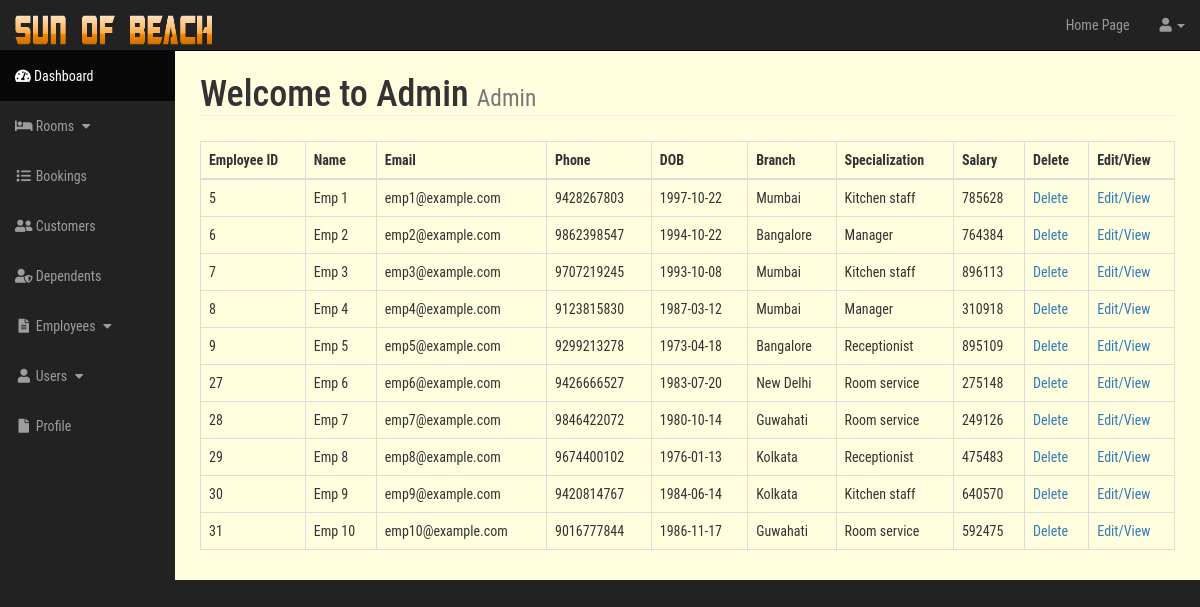
Before: /admin/employees.php with the older database file.
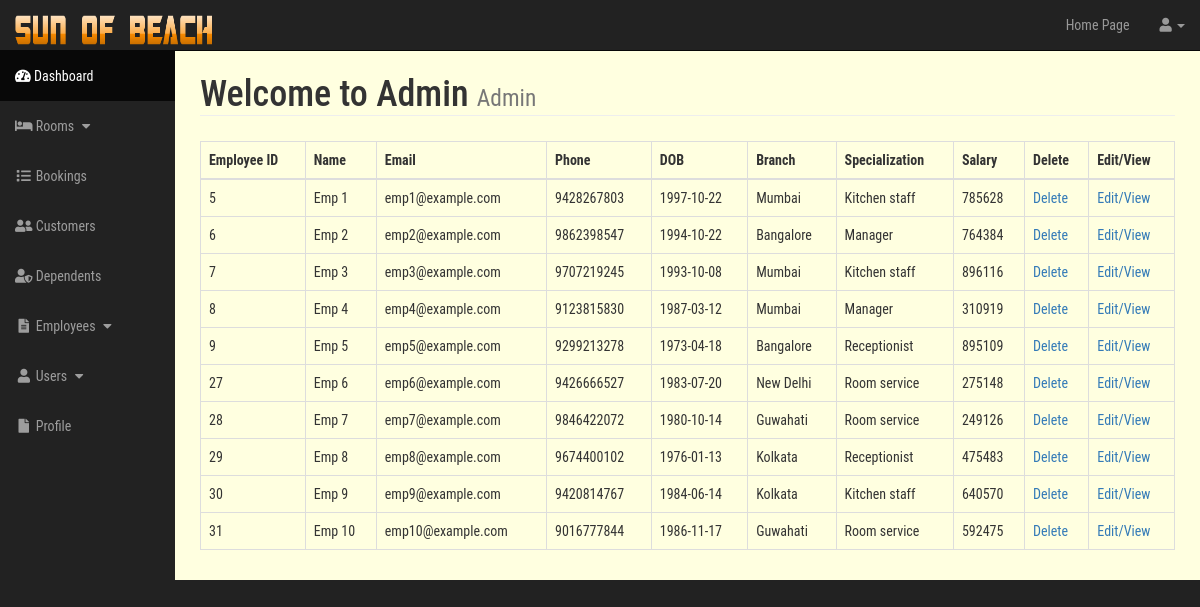
After: the same page with the newer database file.
### tables this page shows
CREATE TABLE `employee` (
  `emp_id` int(11) NOT NULL,
  `l_name` varchar(20) DEFAULT NULL,
  `f_name` varchar(20) DEFAULT NULL,
  `emp_email` varchar(32) DEFAULT NULL,
  `emp_phone` varchar(20) DEFAULT NULL,
  `emp_dob` date DEFAULT NULL,
  `branch_id` int(11) DEFAULT NULL
);

CREATE TABLE `kitchen_staff` (
  `salary` int(11) NOT NULL,
  `expertise` varchar(10) NOT NULL,
  `emp_id` int(11) NOT NULL
);

CREATE TABLE `manager` (
  `dept_name` varchar(10) NOT NULL,
  `salary` int(11) NOT NULL,
  `emp_id` int(11) NOT NULL
);

CREATE TABLE `hotel` (
  `branch_id` int(11) NOT NULL,
  `branch_name` varchar(20) DEFAULT NULL,
  `location` varchar(20) DEFAULT NULL,
  `branch_phone` varchar(11) NOT NULL
);

### admin/include/view_all_employees.php (the view, shortened to what this page needs)
<table class="table table-bordered table-hover">
    <thead>
        <tr>
            <th>Employee ID</th>
            <th>Name</th>
            <th>Email</th>
            <th>Phone</th>
            <th>DOB</th>
            <th>Branch</th>
            <th>Specialization</th>
            <th>Salary</th>
            <th>Delete</th>
            <th>Edit/View</th>
        </tr>
    </thead>
    <tbody>
        <?php
        $query = "SELECT * FROM employee";
        $select_bookings=mysqli_query($con, $query);
        while($row=mysqli_fetch_assoc($select_bookings)){
            $emp_id=$row['emp_id'];
            $emp_email=$row['emp_email'];
            $emp_phone=$row['emp_phone'];
            $f_name=$row['f_name'];
            $l_name=$row['l_name'];
            $emp_dob=$row['emp_dob'];
            $branch_id=$row['branch_id'];
            $query = "SELECT * FROM hotel WHERE branch_id={$branch_id}";
                $select_category=mysqli_query($con, $query);
                 while($row=mysqli_fetch_assoc($select_category)){
                    $branch_name=$row['branch_name'];
                }
            $query = "SELECT * FROM manager WHERE emp_id={$emp_id}";
                $select_category=mysqli_query($con, $query);
                 while($row=mysqli_fetch_assoc($select_category)){
                    $specialization="Manager";
                    $salary=$row['salary'];
                }
            $query = "SELECT * FROM receptionist WHERE emp_id={$emp_id}";
                $select_category=mysqli_query($con, $query);
                 while($row=mysqli_fetch_assoc($select_category)){
                    $specialization="Receptionist";
                    $salary=$row['salary'];
                }
            $query = "SELECT * FROM kitchen_staff WHERE emp_id={$emp_id}";
                $select_category=mysqli_query($con, $query);
                 while($row=mysqli_fetch_assoc($select_category)){
                    $specialization="Kitchen staff";
                    $salary=$row['salary'];
                }
            $query = "SELECT * FROM room_service WHERE emp_id={$emp_id}";
            $select_category=mysqli_query($con, $query);
             while($row=mysqli_fetch_assoc($select_category)){
                $specialization="Room service";
                $salary=$row['salary'];
              }
            echo "<tr><td>{$emp_id}</td>";
            echo "<td>{$f_name} {$l_name}</td>";
            echo "<td>{$emp_email}</td>";
            echo "<td>{$emp_phone}</td>";
            echo "<td>{$emp_dob}</td>";
            echo "<td>{$branch_name}</td>";
            echo "<td>{$specialization}</td>";
            echo "<td>{$salary}</td>";
            echo "<td><a href='employees.php?delete={$emp_id}'>Delete</a></td>";
            echo "<td><a href='employees.php?source=edit_employee&p_id={$emp_id}&cat={$specialization}'>Edit/View</a></td>";
            echo "</tr>";
        }
        ?>
    </tbody>
</table>

Changed rows visible on the page:
changed through a linked row, employee "emp3@example.com": kitchen_staff.salary "896113" → "896116"
changed through a linked row, employee "emp4@example.com": manager.salary "310918" → "310919"
